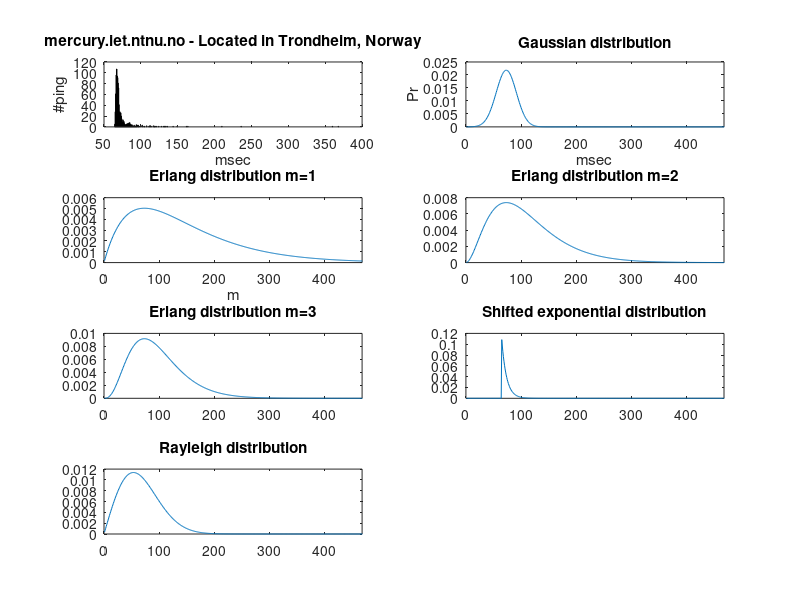

Here is the MATLAB script that generated this plot:

% HW , Henning Schei
%clear all;
%close all; 

%Collecting data from 3 different places

choise = 0;

if (choise)
  
    res=zeros(1000,4);
    res(1:1000,1) = pingstats('mercury.iet.ntnu.no' , 1000, ''); % Norwegian Univ. of Science and Technology #1 in res
    res(1:1000,2) = pingstats('atalante.stanford.edu', 1000,''); % Standford University                      #2 in res
    res(1:1000,3) = pingstats('mx.vvsu.ru',1000,''); % Vladivostok State University of Econimics and Service  #3 in res
    res(1:1000,4) = pingstats('197.255.176.1',1000,''); %Brazzaville                                         #didn't work

    %res(1:100,3) = pingstats('archlinux.uib.no',100,'');
    % 217.74.123.50 % ISP = Vladivostok SU
    % 197.214.128.4 Airtel Congo. % sykt treg
    % 197.255.176.1 Brazzaville   
    % 197.220.64.1 , Mogadishu    % relativ rask
else
    % unpack from .mat file pingmania.mat
    tmp  = load('pingmania.mat');
    res  = tmp.res(:,:); % fix 4.colunm 
end





data = res(1:1000,1);
%% Problem iii) Calculating $$\Theta_{ML_{i}} \ \ $ for each of the distributions 

% Gaussian distribution

mu_G = sum(data)/length(data);
tmp=0;
for i = 1:length(data)
    tmp = tmp + power(data(i) - mu_G,2);
end
ro_G = tmp/length(data); % Divide by n+1?

% Rayleigh
ro_R = power(2*length(data),-1) * sum (data.^2);


% Erlang distribution
m = [1,2,3];
lambda_E = (m*length(data))/sum(data);

% Shifted exponential distribution
alpha_exp = min(data);
tmp=0;
for i =1:length(data)
    tmp = tmp + data(i) - alpha_exp; 
end

lambda_exp = length(data)/tmp;


% Shifted Rayleigh
% To be continued


%% Problem iv: Superimpose graphs of histograms and marginal denseties

% pdf's:

f_G = (1./sqrt(2.*pi.*ro_G)) .* exp(-power( (1:1000)-mu_G,2)./(2.*ro_G));
f_R = ((1:1000)./ro_R).*exp (-(power((1:1000),2))./(2.*ro_R ));
M = 1;
f_E1 = (power(lambda_E(1),M+1)./(factorial(M))).*power((1:1000),M).*exp(-lambda_E(1).*(1:1000));
M = 2;
f_E2 = (power(lambda_E(2),M+1)./(factorial(M))).*power((1:1000),M).*exp(-lambda_E(2).*(1:1000));
M = 3;
f_E3 = (power(lambda_E(3),M+1)./(factorial(M))).*power((1:1000),M).*exp(-lambda_E(3).*(1:1000));
f_exp = zeros(1,1000);
for i=1:1000
    if i< alpha_exp
        f_exp(i)=0;
    elseif i>=alpha_exp
        f_exp(i) = lambda_exp .* exp(-lambda_exp.*(i-alpha_exp));
    end
end

alpha_SR = min(data);
f_SR = zeros(1,1000);
ro_SR=100;
for i =1:1000
    if i<alpha_SR
        f_SR(i)=0;
    elseif i>=alpha_SR
        f_SR(i)= ((i-alpha_SR)./ro_SR)*exp(((i-alpha_SR).^2)./(2*ro_SR)); 
    end
end



% Plotting histograms and margnial densisies

subplot(4,2,1)
hist(res(:,1), 500);
xlabel 'msec'
ylabel '#ping'
title 'mercury.iet.ntnu.no - Located in Trondheim, Norway';
subplot(4,2,2)
plot(f_G)
xlim([0 max(data)+100])
xlabel 'msec'
ylabel 'Pr'
title  'Gaussian distribution'
subplot(4,2,3)
plot(f_E1);
xlim([0 max(data)+100])
xlabel 'm'
title 'Erlang distribution m=1'
subplot(4,2,4)
plot(f_E2)
xlim([0 max(data)+100])
title 'Erlang distribution m=2'
subplot(4,2,5)
plot(f_E3)
xlim([0 max(data)+100])
title 'Erlang distribution m=3'
subplot(4,2,6)
plot(f_exp)
xlim([0 max(data)+100])
title 'Shifted exponential distribution'
subplot(4,2,7)
plot(f_R)
xlim([0 max(data)+100])
title 'Rayleigh distribution'
subplot(4,2,8)
plot(f_SR)
xlim([0 max(data)+100])
title 'Shifted Reyleigh distribution'



% 
% 
% figure;
% hist(res(:,2),500);
% xlabel 'msec'
% ylabel '#ping'
% title 'atlante.standford.edu - Located in California';
% figure;
% hist(res(:,3),500);
% xlabel 'msec'
% ylabel '#ping'
% title 'mx.vvsu.ru - Located in Vladivostok, Russia.';
% close all

























%res = res';
